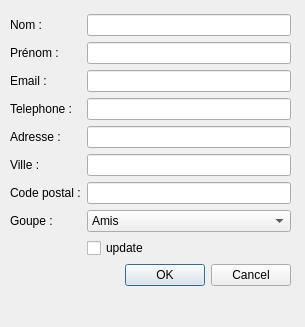
<?xml version="1.0" encoding="UTF-8"?>
<ui version="4.0">
 <class>uiAddContactForm</class>
 <widget class="QDialog" name="uiAddContactForm">
  <property name="geometry">
   <rect>
    <x>0</x>
    <y>0</y>
    <width>305</width>
    <height>327</height>
   </rect>
  </property>
  <property name="windowTitle">
   <string>Nouveau contact</string>
  </property>
  <widget class="QWidget" name="formLayoutWidget">
   <property name="geometry">
    <rect>
     <x>10</x>
     <y>14</y>
     <width>281</width>
     <height>306</height>
    </rect>
   </property>
   <layout class="QFormLayout" name="formLayout">
    <item row="0" column="1">
     <widget class="QLineEdit" name="name"/>
    </item>
    <item row="1" column="1">
     <widget class="QLineEdit" name="firstname"/>
    </item>
    <item row="2" column="1">
     <widget class="QLineEdit" name="mail"/>
    </item>
    <item row="6" column="0">
     <widget class="QLabel" name="label_5">
      <property name="text">
       <string>Code postal :</string>
      </property>
     </widget>
    </item>
    <item row="0" column="0">
     <widget class="QLabel" name="label">
      <property name="text">
       <string>Nom :</string>
      </property>
     </widget>
    </item>
    <item row="2" column="0">
     <widget class="QLabel" name="label_3">
      <property name="text">
       <string>Email : </string>
      </property>
     </widget>
    </item>
    <item row="1" column="0">
     <widget class="QLabel" name="label_2">
      <property name="text">
       <string>Prénom : </string>
      </property>
     </widget>
    </item>
    <item row="8" column="1">
     <widget class="QComboBox" name="comboBox">
      <item>
       <property name="text">
        <string>Amis</string>
       </property>
      </item>
      <item>
       <property name="text">
        <string>Famille</string>
       </property>
      </item>
      <item>
       <property name="text">
        <string>Collègues</string>
       </property>
      </item>
      <item>
       <property name="text">
        <string>Connaissances</string>
       </property>
      </item>
      <item>
       <property name="text">
        <string>Autres</string>
       </property>
      </item>
     </widget>
    </item>
    <item row="3" column="0">
     <widget class="QLabel" name="label_4">
      <property name="text">
       <string>Telephone :</string>
      </property>
     </widget>
    </item>
    <item row="3" column="1">
     <widget class="QLineEdit" name="phone"/>
    </item>
    <item row="8" column="0">
     <widget class="QLabel" name="label_7">
      <property name="text">
       <string>Goupe :</string>
      </property>
     </widget>
    </item>
    <item row="15" column="1">
     <widget class="QDialogButtonBox" name="buttonBox">
      <property name="orientation">
       <enum>Qt::Horizontal</enum>
      </property>
      <property name="standardButtons">
       <set>QDialogButtonBox::Cancel|QDialogButtonBox::Ok</set>
      </property>
     </widget>
    </item>
    <item row="5" column="0">
     <widget class="QLabel" name="label_6">
      <property name="text">
       <string>Ville :</string>
      </property>
     </widget>
    </item>
    <item row="6" column="1">
     <widget class="QLineEdit" name="zip"/>
    </item>
    <item row="4" column="0">
     <widget class="QLabel" name="label_8">
      <property name="text">
       <string>Adresse : </string>
      </property>
     </widget>
    </item>
    <item row="4" column="1">
     <widget class="QLineEdit" name="address"/>
    </item>
    <item row="5" column="1">
     <widget class="QLineEdit" name="city"/>
    </item>
    <item row="11" column="1">
     <widget class="QCheckBox" name="checkBox">
      <property name="text">
       <string>update</string>
      </property>
      <property name="checkable">
       <bool>true</bool>
      </property>
     </widget>
    </item>
   </layout>
  </widget>
 </widget>
 <resources/>
 <connections>
  <connection>
   <sender>buttonBox</sender>
   <signal>accepted()</signal>
   <receiver>uiAddContactForm</receiver>
   <slot>accept()</slot>
   <hints>
    <hint type="sourcelabel">
     <x>248</x>
     <y>254</y>
    </hint>
    <hint type="destinationlabel">
     <x>157</x>
     <y>274</y>
    </hint>
   </hints>
  </connection>
  <connection>
   <sender>buttonBox</sender>
   <signal>rejected()</signal>
   <receiver>uiAddContactForm</receiver>
   <slot>reject()</slot>
   <hints>
    <hint type="sourcelabel">
     <x>316</x>
     <y>260</y>
    </hint>
    <hint type="destinationlabel">
     <x>286</x>
     <y>274</y>
    </hint>
   </hints>
  </connection>
 </connections>
</ui>
